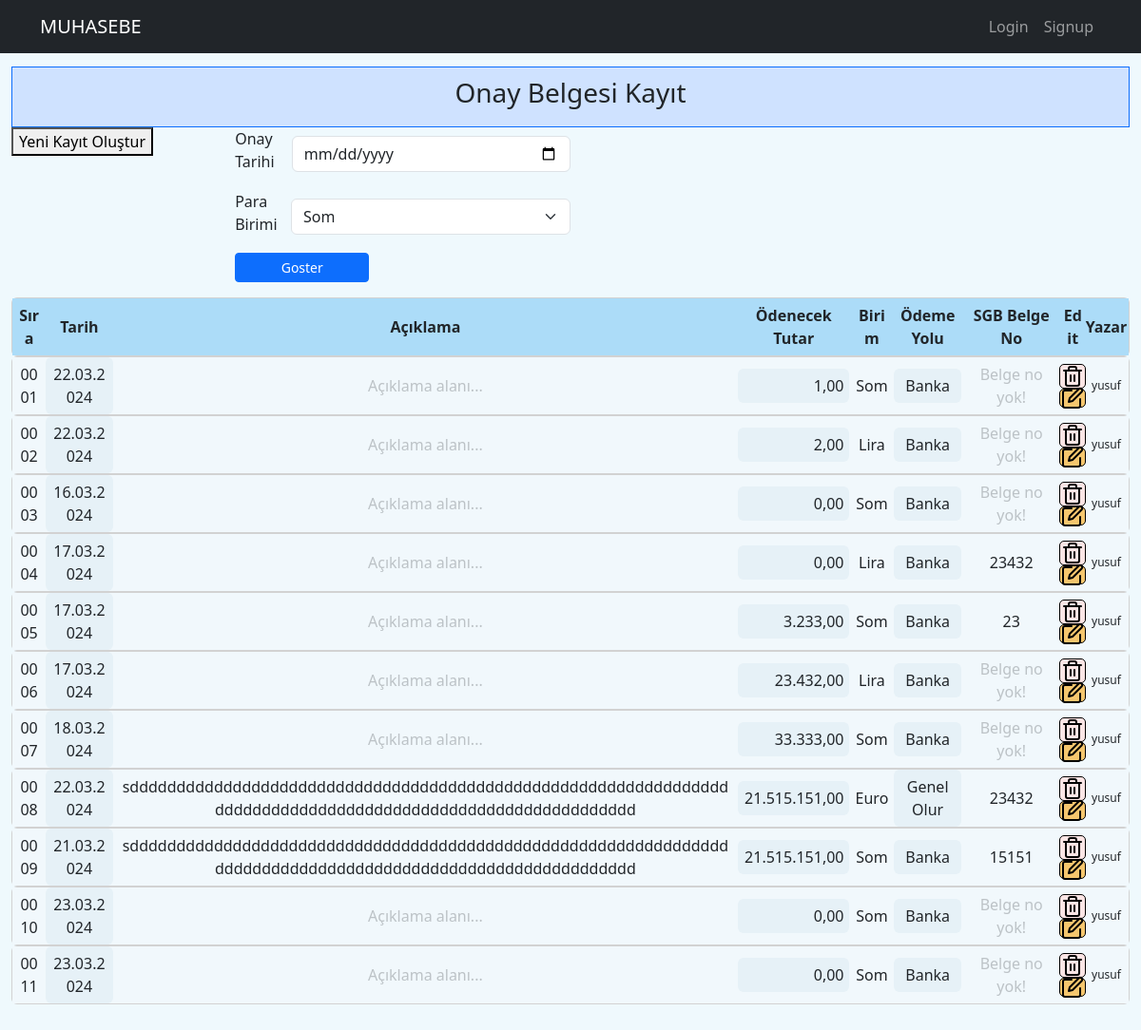
The page /defter_onay_list on the database as committed earlier.
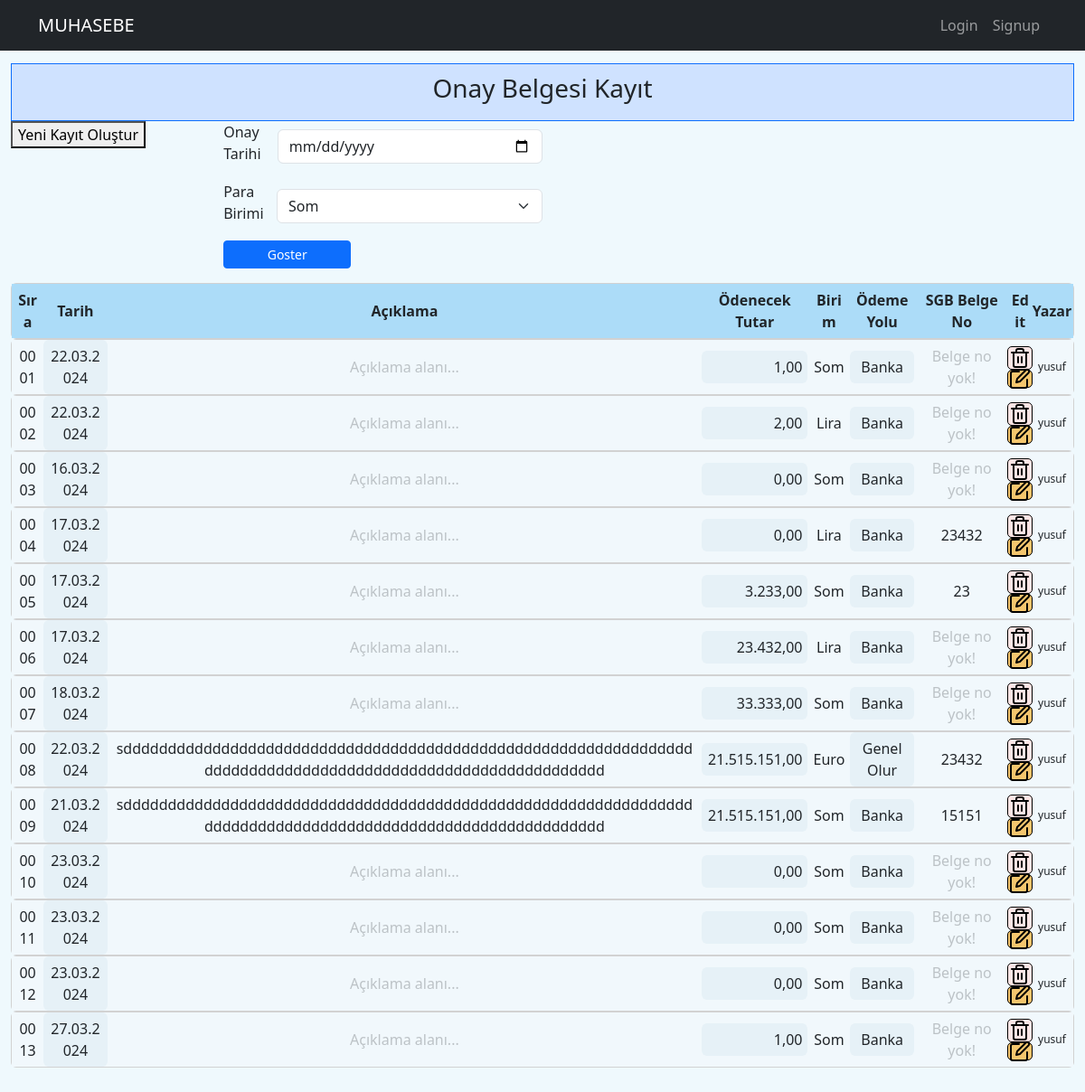
The same page on the database as committed later.
### muhapp/models.py (models this page shows, shortened)
class OnayRegisterModel(models.Model):
    username = models.ForeignKey(User, on_delete=models.CASCADE, null=True)
    onay_no = models.CharField(max_length = 4)
    onay_aciklama = models.CharField(max_length = 110, default='my_default_value')
    onay_tarih = models.DateField() #auto_now_add ile kullanci deger girmese bile otomatik tarih atamasi yapar
    onay_odemetutar = models.CharField(max_length = 20)
    onay_parabirimi = models.CharField(max_length = 20)
    onay_odemeyolu = models.CharField(max_length = 20)

### muhapp/views.py (the view)
# urls.py: path('defter_onay_list', views.defter_onay_list_view, name="defter_onay_list"),         # onay bilgileri listeleme
def defter_onay_list_view(request):
    defter_onay_list = models.OnayRegisterModel.objects.all()
    defter_onay_list = {"defter_onay_list":defter_onay_list}
    return render(request, 'muhapp/defter_onay_list.html', context=defter_onay_list)

### muhapp/templates/muhapp/defter_onay_list.html (shortened to what the changed rows need)
{% extends "base.html" %}
{% load static %}
{% load humanize %}
{%block content%}
<div class="" style=" margin: auto; padding-bottom: 50px; width: 98%;">
<div class="" style="width: 100%; margin:auto">
        {%for bilgi in defter_onay_list%}
            <div class="card">
                <div class="" style="display: flex; text-align:center; align-items: center; background-color: #f1f8fc;">
                    <div class="" style="width: 3%; background-color: #f1f8fc; padding: 6px;">{{forloop.counter|stringformat:"04d"}}</div>
                    <div class="" style="width: 6%; background-color: #e6f1f7; padding: 6px; border-radius: 6px;">{{bilgi.onay_tarih|date:"d.m.Y"}}</div>
                    <div class="" style="width: 56%; background-color: #f1f8fc; padding: 6px;">
                        {% if bilgi.onay_aciklama %}
                            {{ bilgi.onay_aciklama }}
                        {% else %}
                            <div style="opacity: 0.25   ;">Açıklama alanı...</div>
                        {% endif %}</div>
                    <div class="formatted-div-odemetutar" style="width: 10%; background-color: #e6f1f7; padding: 6px; border-radius: 6px; text-align: right;">{{bilgi.onay_odemetutar|floatformat:"2"|default:"0.00"|intcomma}}</div>
                    <div class="" style="width: 4%; background-color: #f1f8fc; padding: 6px;">{{bilgi.onay_parabirimi}}</div>
                    <div class="" style="width: 6%; background-color: #e6f1f7; padding: 6px; border-radius: 6px;">{{bilgi.onay_odemeyolu}}</div>
                    <div class="" style="width: 9%; background-color: #f1f8fc; padding: 6px;">
                        {% if bilgi.onay_no %}
                            {{bilgi.onay_no}}
                        {% else %}
                            <div style="opacity: 0.25;">Belge no yok!</div>
                        {% endif %}
                    </div>
                    <div class="" style="width: 2%; display:flex; flex-direction: column; align-items: center;">
                        <div style="background-color: #fce5e5; border: 1px solid #000; border-radius: 5px;">
                            <a href="{% url 'muhapp:onay_list_delete' id=bilgi.id %}"
                                class="btn btn-sm"
                                style="margin: 4px; height: 16px; width:16px; display: flex; align-items: center; justify-content: center; ">
                                <img  src="{% static 'muhapp/images/trash.svg' %}" alt="Sil">
                            </a>
                        </div>
                        <div style="background-color: #f5c66e; border: 1px solid #000; border-radius: 5px;">
                            <a href="{% url 'muhapp:edit_onay_bilgi' id=bilgi.id %}"
                                class="btn btn-sm"
                                style="margin: 4px; height: 10px; width:10px; display: flex; align-items: center; justify-content: center;">
                                <img src="{% static 'muhapp/images/edit.svg' %}" alt="Edit">
                            </a>
                        </div>
                    </div>
                    <div class="" style="width: 4%; font-size: 12px;">{{bilgi.username}}</div>
                </div>
            </div>
        {%endfor%}
    </div>
</div>
{%endblock%}

Rows that differ between the two databases and show on the page:
added OnayRegisterModel: onay_tarih "23.03.2024", onay_aciklama "Açıklama alanı...", onay_odemetutar "0,00", onay_parabirimi "Som", onay_odemeyolu "Banka", onay_no "Belge no yok!", username "yusuf"
added OnayRegisterModel: onay_tarih "27.03.2024", onay_aciklama "Açıklama alanı...", onay_odemetutar "1,00", onay_parabirimi "Som", onay_odemeyolu "Banka", onay_no "Belge no yok!", username "yusuf"
